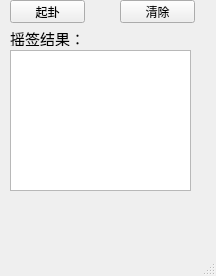
<?xml version="1.0" encoding="UTF-8"?>
<ui version="4.0">
 <class>MainWindow</class>
 <widget class="QMainWindow" name="MainWindow">
  <property name="geometry">
   <rect>
    <x>0</x>
    <y>0</y>
    <width>216</width>
    <height>276</height>
   </rect>
  </property>
  <property name="windowTitle">
   <string>摇签小程序</string>
  </property>
  <widget class="QWidget" name="centralwidget">
   <widget class="QPushButton" name="scray">
    <property name="geometry">
     <rect>
      <x>10</x>
      <y>0</y>
      <width>75</width>
      <height>23</height>
     </rect>
    </property>
    <property name="text">
     <string>起卦</string>
    </property>
   </widget>
   <widget class="QPushButton" name="clear">
    <property name="geometry">
     <rect>
      <x>120</x>
      <y>0</y>
      <width>75</width>
      <height>23</height>
     </rect>
    </property>
    <property name="text">
     <string>清除</string>
    </property>
   </widget>
   <widget class="QTextBrowser" name="result">
    <property name="geometry">
     <rect>
      <x>10</x>
      <y>50</y>
      <width>181</width>
      <height>141</height>
     </rect>
    </property>
   </widget>
   <widget class="QLabel" name="label">
    <property name="geometry">
     <rect>
      <x>10</x>
      <y>30</y>
      <width>91</width>
      <height>16</height>
     </rect>
    </property>
    <property name="font">
     <font>
      <family>宋体</family>
      <pointsize>11</pointsize>
     </font>
    </property>
    <property name="text">
     <string>摇签结果：</string>
    </property>
   </widget>
  </widget>
  <widget class="QMenuBar" name="menubar">
   <property name="geometry">
    <rect>
     <x>0</x>
     <y>0</y>
     <width>216</width>
     <height>23</height>
    </rect>
   </property>
  </widget>
  <widget class="QStatusBar" name="statusbar"/>
 </widget>
 <resources/>
 <connections>
  <connection>
   <sender>scray</sender>
   <signal>clicked()</signal>
   <receiver>result</receiver>
   <slot>copy()</slot>
   <hints>
    <hint type="sourcelabel">
     <x>577</x>
     <y>124</y>
    </hint>
    <hint type="destinationlabel">
     <x>275</x>
     <y>278</y>
    </hint>
   </hints>
  </connection>
  <connection>
   <sender>clear</sender>
   <signal>clicked()</signal>
   <receiver>result</receiver>
   <slot>clear()</slot>
   <hints>
    <hint type="sourcelabel">
     <x>577</x>
     <y>204</y>
    </hint>
    <hint type="destinationlabel">
     <x>275</x>
     <y>278</y>
    </hint>
   </hints>
  </connection>
 </connections>
</ui>
